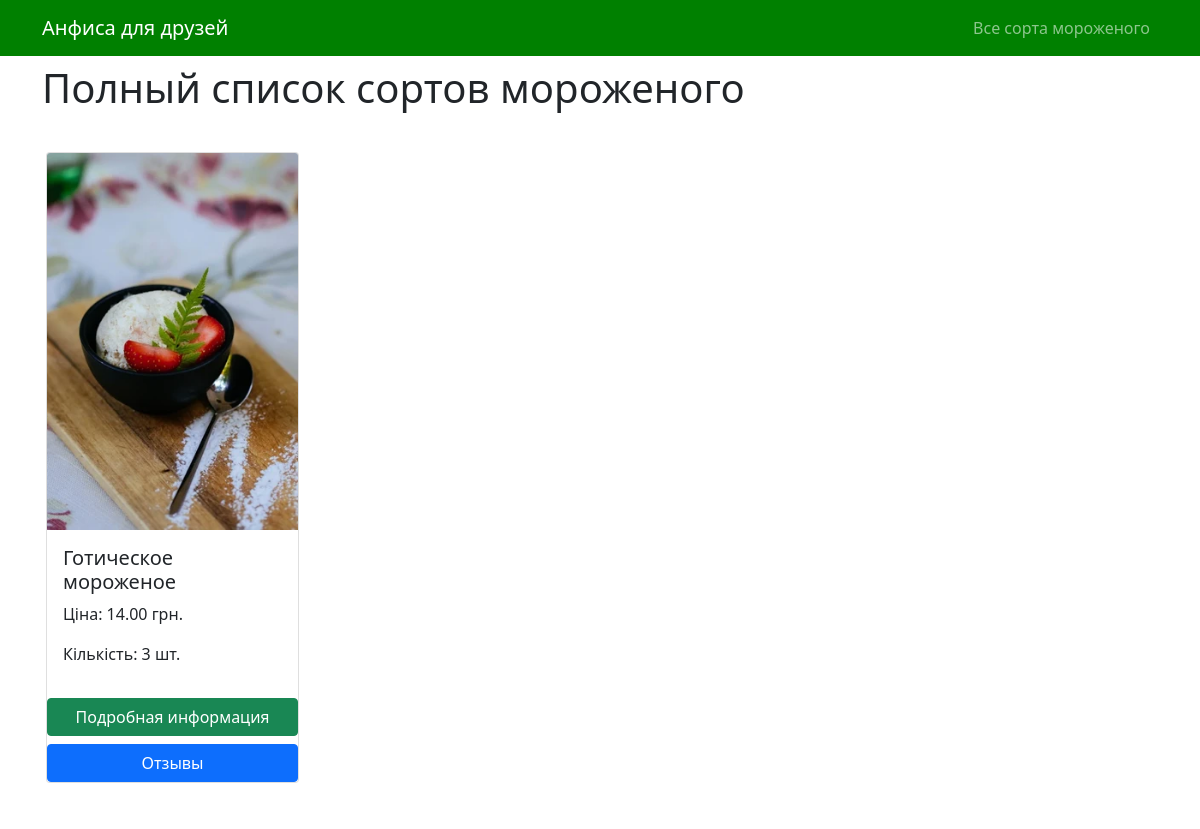
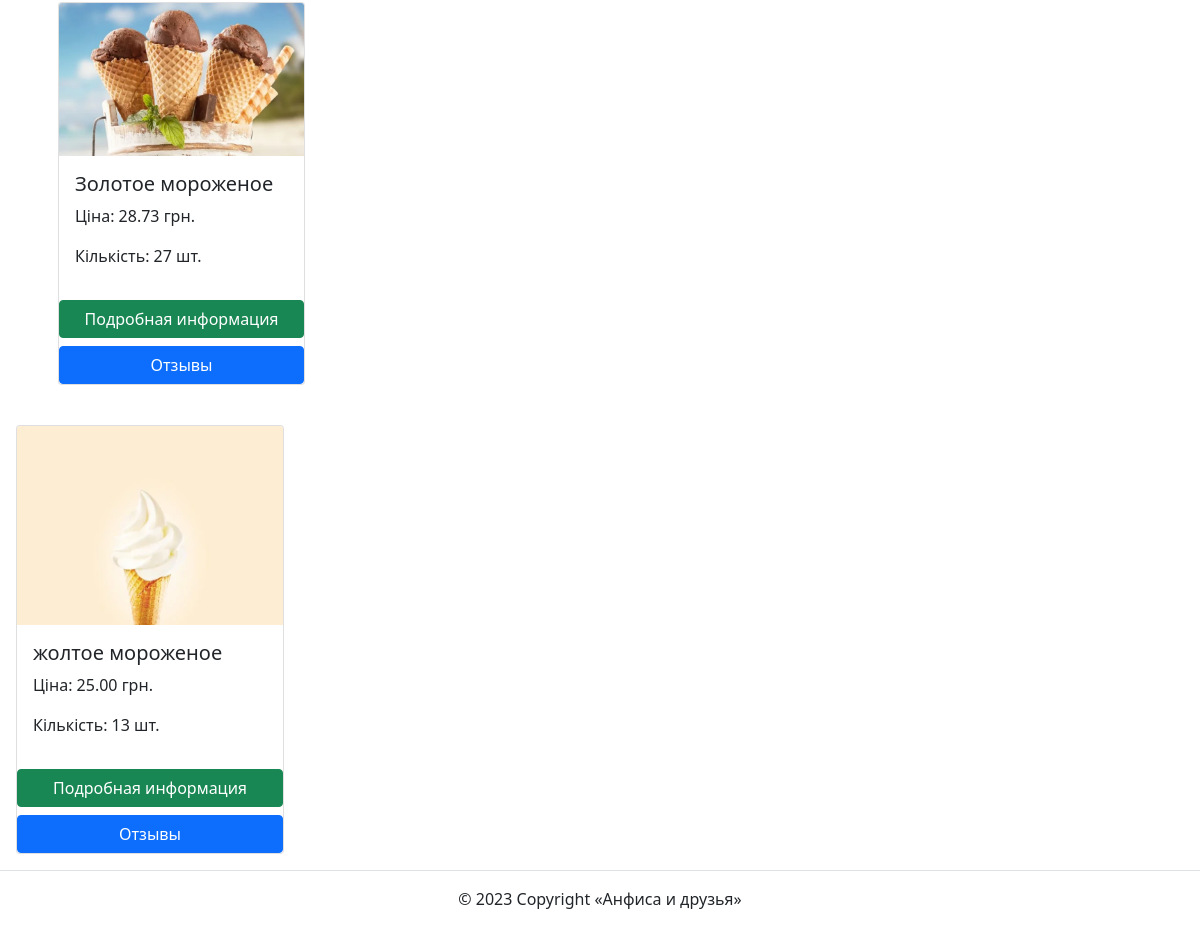
The page /ice_cream/ on the database its author committed (2 pictures, top to bottom).
### ice_cream/models.py (models this page shows, shortened)
class IceCream(models.Model):
    name = models.CharField('Название', max_length=200)
    description = models.TextField('Описание')
    on_main = models.BooleanField('На главную?', default=True)
    image = ProcessedImageField(
        verbose_name='Зображення',
        upload_to='icecreams/',
        processors=[ResizeToFit(820, 440)],
        format='WEBP',
        options={'quality': 90},
        blank=True,
        null=True
    )
    quantity = models.PositiveIntegerField(verbose_name='Кількість', default=0)
    price = models.DecimalField(max_digits=10, decimal_places=2, verbose_name='Ціна', default=0.0)
    class Meta:
        ordering = ('name',)
        verbose_name = 'мороженое'
        verbose_name_plural = 'мороженое'

### ice_cream/views.py (the view)
# urls.py: path('ice_cream/', views.ice_cream_list, name='ice_cream_list'),
def ice_cream_list(request):
    template = 'ice_cream/ice_cream_list.html'
    ice_creams = IceCream.objects.all()
    context = {
        'ice_creams': ice_creams,
    }
    return render(request, template, context)

### templates/ice_cream/ice_cream_list.html (shortened to what this page needs)
{% extends 'base.html' %}
{% block content %}
  <h1>Полный список сортов мороженого</h1>
  <div class="row py-3">
    {% for ice_cream in ice_creams %}
      {% include 'ice_cream/includes/ice_cream_card.html' %}
    {% endfor %}
{% endblock %}

### templates/ice_cream/includes/ice_cream_card.html
{% load static %}
<div class="col-12 col-md-6 col-xl-3 p-3">
  <div class="card h-100">
    {% if ice_cream.image %}
    <img src="{{ ice_cream.image.url }}" alt="" class="card-img-top img-fluid">
    {% else %}
    <img src="{% static '/img/tmb.png' %}" alt="" class="card-img-top img-fluid">
    {% endif %}
    <div class="card-body">
      <h5>{{ ice_cream.name }}</h5>
      <p>Ціна: {{ ice_cream.price }} грн.</p>
      <p>Кількість: {{ ice_cream.quantity }} шт.</p>
    </div>
    <a href="{% url 'ice_cream:ice_cream_detail' ice_cream.pk %}" class="btn btn-success">
      Подробная информация
    </a>
    <a href="{% url 'ice_cream:ice_cream_reviews' ice_cream.pk %}" class="btn btn-primary mt-2">
      Отзывы
    </a>
  </div>
</div>
</div>

### rows shown on the page
IceCream: image (picture), name "Готическое мороженое", price "14.00", quantity "3"
IceCream: image (picture), name "Золотое мороженое", price "28.73", quantity "27"
IceCream: image (picture), name "жолтое мороженое", price "25.00", quantity "13"
